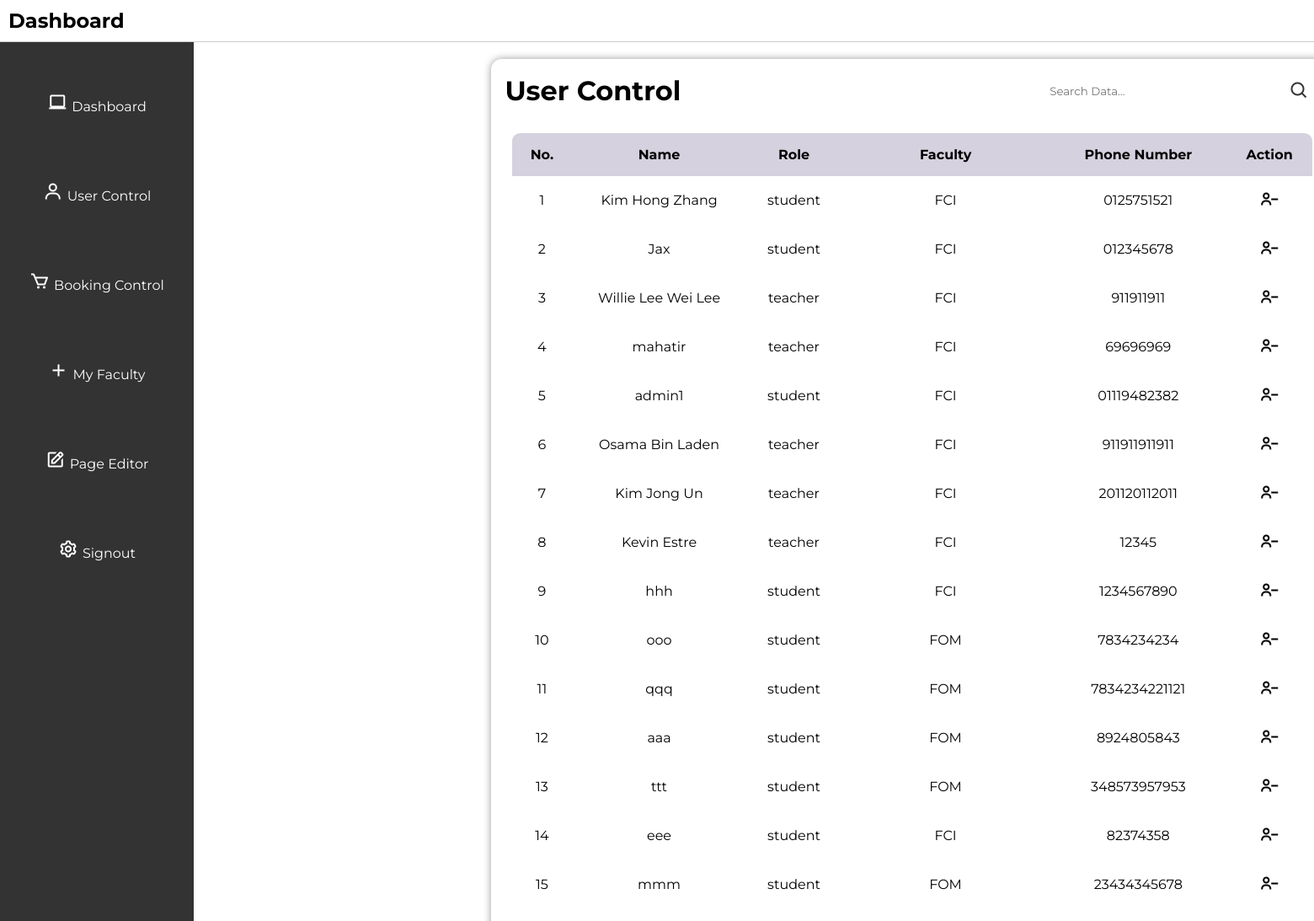
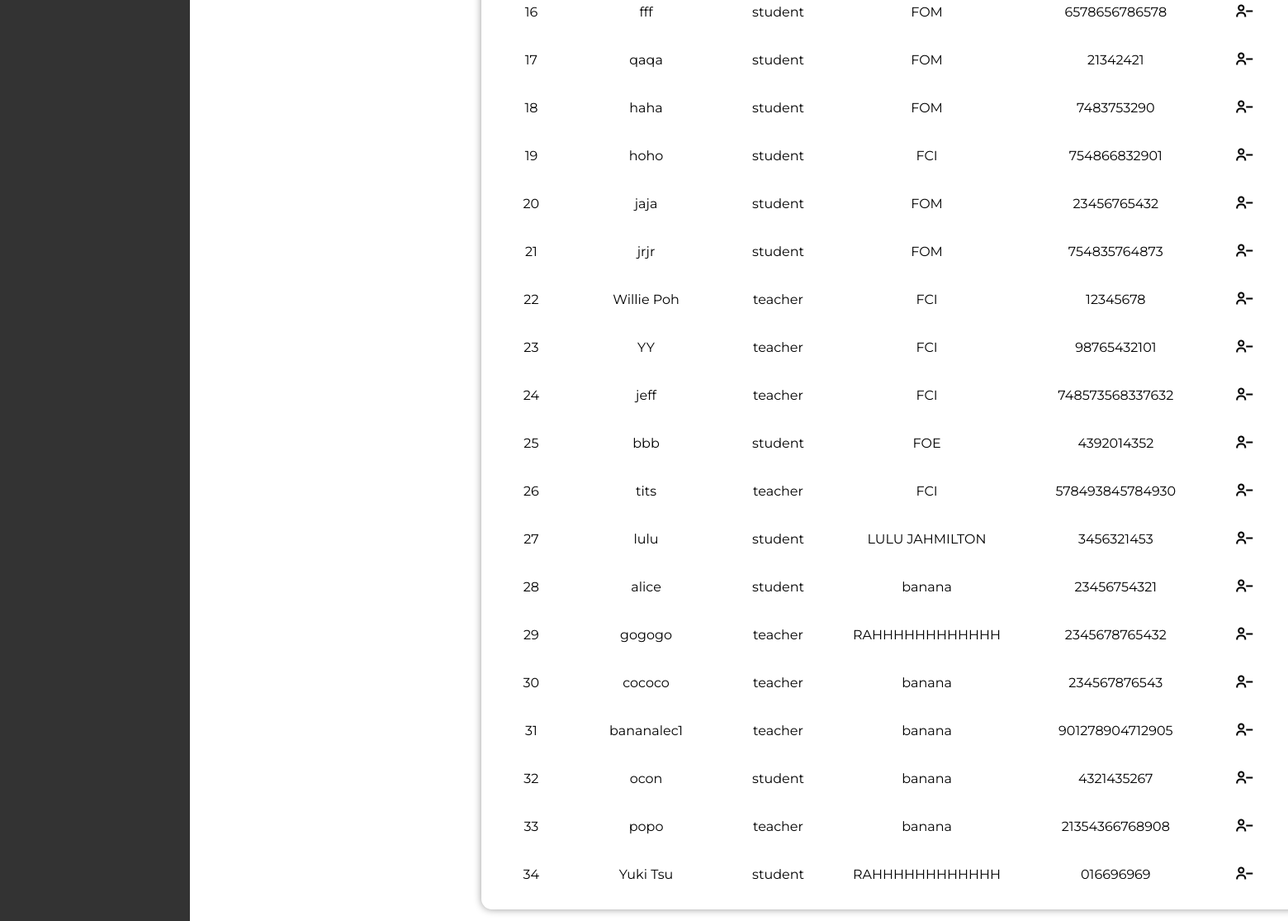
/usercontrol, run on the app's committed database (2 pictures, top to bottom).
### tables this page shows
CREATE TABLE users (
        id INTEGER PRIMARY KEY AUTOINCREMENT,
        role TEXT NOT NULL,
        faculty TEXT NOT NULL,
        username TEXT NOT NULL UNIQUE,
        email TEXT NOT NULL UNIQUE,
        phone_number TEXT NOT NULL UNIQUE,
        password TEXT NOT NULL
        );

### app.py (the view)
@app.route("/usercontrol")
def usercontrol():
    search_query = request.args.get('search', '')
    conn = get_db_connection()
    cursor = conn.cursor()
    if search_query:
        cursor.execute(
            """
            SELECT id, role, faculty, username, phone_number
            FROM users
            WHERE username LIKE ? OR role LIKE ? OR faculty LIKE ? OR phone_number LIKE ?
            """,
            (f"%{search_query}%", f"%{search_query}%", f"%{search_query}%", f"%{search_query}%")
        )
    else:
        cursor.execute("SELECT id, role, faculty, username, phone_number FROM users")
    users = cursor.fetchall()
    cursor.close()
    conn.close()
    return render_template("usercontrol.html", users=users)

### app.py (called while the page is built)
def get_db_connection():
    con = sqlite3.connect("database.db")
    con.row_factory = sqlite3.Row
    return con

### templates/usercontrol.html (shortened to what this page needs)
<!DOCTYPE html>
<html lang="en">
<head>
    <link rel="stylesheet" href="../static/style.css">
    <link href='https://unpkg.com/boxicons@2.1.4/css/boxicons.min.css' rel='stylesheet'>
</head>
<body>
    <header>
        <h2>Dashboard</h2>
    </header>
    <div class="sidebar">
        <ul>
            <li><i class='bx bx-laptop'></i><a href="/admin">Dashboard</a></li>
            <li><i class='bx bx-user'></i><a href="/usercontrol">User Control</a></li>
            <li><i class='bx bx-cart'></i><a href="/appointmentcontrol">Booking Control</a></li>
            <li><i class='bx bx-plus'></i><a href="/faculty">My Faculty</a></li>
            <li><i class='bx bx-edit' ></i><a href="/adminpageeditor">Page Editor</a></li>
            <li><i class='bx bx-cog' ></i><a href="/logout">Signout</a></li>
        </ul>
    </div>
    <div class="user-main">
        <div class="table" id="customers_table">
            <div class="table__header">
                <h1>User Control</h1>
                <div class="input-group">
                    <input type="search" id="search" placeholder="Search Data...">
                    <i class='bx bx-search' onclick="searchData()"></i>
                </div>
            </div>
            <div class="table__body">
                <table>
                    <thead>
                        <tr>
                            <th> No. </th>
                            <th> Name </th>
                            <th> Role </th>
                            <th> Faculty </th>
                            <th> Phone Number </th>
                            <th> Action </th>
                        </tr>
                    </thead>
                    <tbody id="userTableBody">
                        {% for user in users %}
                        <form action="/delete_user" method="POST">
                            <tr>
                                <td> {{ loop.index }} </td>
                                <td>{{ user[3] }}</td>
                                <td>{{ user[1] }}</td>
                                <td> {{ user[2] }} </td>
                                <td> {{ user[4] }}</td>
                                <td>
                                    <button type="submit"><i class='bx bx-user-minus'></i></button>
                                </td>
                            </tr>
                        </form>
                        {% endfor %}
                    </tbody>
                </table>
            </div>
        </div>
    </div>
</body>
</html>

### static/style.css (style rules this page uses)
* { margin: 0; padding: 0; box-sizing: border-box; font-family: 'Montserrat'; }
body { font-family: 'Montserrat', sans-serif; background-color: white; justify-content: center; align-items: center; margin: 0; padding: 0; min-width: 100vh; }
.bx { font-size: 24px; color: #333; }
header { display: flex; justify-content: space-between; align-items: center; padding: 10px; background-color: #ffffff; border-bottom: 1px solid #ccc; position: relative; top: 0; width: 100%; }
header h2 { font-size: 24px; }
.sidebar { height: calc(200vh - 60px); width: 230px; position: absolute; top: 50px; left: 0; background-color: #333; padding-top: 20px; overflow-y: auto; }
.sidebar ul { list-style-type: none; }
.sidebar ul li { padding: 40px 0; text-align: center; }
.sidebar ul li a { color: #fff; text-decoration: none; }
.sidebar i { color: white; margin-right: 5px; }
.table { position: relative; width: 1000px; box-shadow: 0 0 10px rgba(0, 0, 0, 0.4); border-radius: 12.8px; display: flex; justify-content: center; flex-direction: column; margin-top: 20px; left: 20%; }
.table__header { width: 100%; height: 10%; padding: 12.8px 16px; display: flex; justify-content: space-between; align-items: center; }
.table__header .input-group { width: 35%; height: 100%; padding: 12.8px; border-radius: 32px; display: flex; justify-content: center; align-items: center; transition: .2s; }
.table__header .input-group input { width: 100%; padding: 0 8px 0 4.8px; background-color: transparent; border: none; outline: none; }
.table__body { width: 95%; max-height: calc(89vh - 16px); background-color: #fffb; margin: 12.8px auto; border-radius: 9.6px; overflow: auto; overflow: overlay; }
table { width: 100%; }
table, th, td { border-collapse: collapse; padding: 16px; text-align: center; }
thead th { position: sticky; top: 0; left: 0; background-color: #d5d1defe; text-transform: capitalize; }
.table__body button { background-color: transparent; border: none; color: black; justify-content: center; }
.table__body i { border: none; color: black; }

### data on the page
users: username "Kim Hong Zhang", role "student", faculty "FCI", phone_number "0125751521"
users: username "Jax", role "student", faculty "FCI", phone_number "012345678"
users: username "Willie Lee Wei Lee", role "teacher", faculty "FCI", phone_number "911911911"
users: username "mahatir", role "teacher", faculty "FCI", phone_number "69696969"
users: username "admin1", role "student", faculty "FCI", phone_number "01119482382"
users: username "Osama Bin Laden", role "teacher", faculty "FCI", phone_number "911911911911"
users: username "Kim Jong Un", role "teacher", faculty "FCI", phone_number "201120112011"
users: username "Kevin Estre", role "teacher", faculty "FCI", phone_number "12345"
users: username "hhh", role "student", faculty "FCI", phone_number "1234567890"
users: username "ooo", role "student", faculty "FOM", phone_number "7834234234"
users: username "qqq", role "student", faculty "FOM", phone_number "7834234221121"
users: username "aaa", role "student", faculty "FOM", phone_number "8924805843"
users: username "ttt", role "student", faculty "FOM", phone_number "348573957953"
users: username "eee", role "student", faculty "FCI", phone_number "82374358"
users: username "mmm", role "student", faculty "FOM", phone_number "23434345678"
users: username "fff", role "student", faculty "FOM", phone_number "6578656786578"
users: username "qaqa", role "student", faculty "FOM", phone_number "21342421"
users: username "haha", role "student", faculty "FOM", phone_number "7483753290"
users: username "hoho", role "student", faculty "FCI", phone_number "754866832901"
users: username "jaja", role "student", faculty "FOM", phone_number "23456765432"
users: username "jrjr", role "student", faculty "FOM", phone_number "754835764873"
users: username "Willie Poh", role "teacher", faculty "FCI", phone_number "12345678"
users: username "YY", role "teacher", faculty "FCI", phone_number "98765432101"
users: username "jeff", role "teacher", faculty "FCI", phone_number "748573568337632"
users: username "bbb", role "student", faculty "FOE", phone_number "4392014352"
users: username "tits", role "teacher", faculty "FCI", phone_number "578493845784930"
users: username "lulu", role "student", faculty "LULU JAHMILTON", phone_number "3456321453"
users: username "alice", role "student", faculty "banana", phone_number "23456754321"
users: username "gogogo", role "teacher", faculty "RAHHHHHHHHHHHH", phone_number "2345678765432"
users: username "cococo", role "teacher", faculty "banana", phone_number "234567876543"
users: username "bananalec1", role "teacher", faculty "banana", phone_number "901278904712905"
users: username "ocon", role "student", faculty "banana", phone_number "4321435267"
users: username "popo", role "teacher", faculty "banana", phone_number "21354366768908"
users: username "Yuki Tsu", role "student", faculty "RAHHHHHHHHHHHH", phone_number "016696969"
